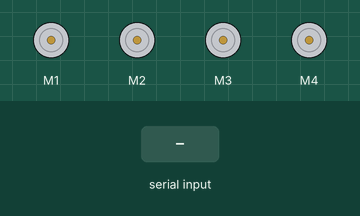
This sketch was run on a simulated Arduino Uno, built with avr-gcc and run on an emulated ATmega328P. On the bench: 4 × DC motor (green arrow = forward, orange = backward, longer = faster). Inputs (shaded band) come from the test bench.

Above: at 1.2 s.
1.3 s: "*Move forward#" received over Serial
At 2.7 s:
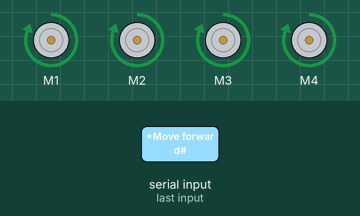
4.3 s: "*Move backward#" received over Serial
At 6.3 s:
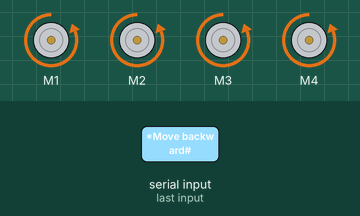
7.3 s: "*Turn left#" received over Serial
At 8.8 s:
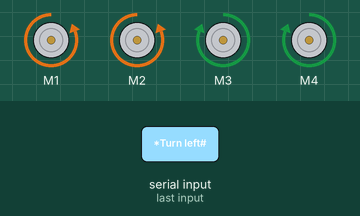
10.3 s: "*Turn right#" received over Serial
At 11.9 s:
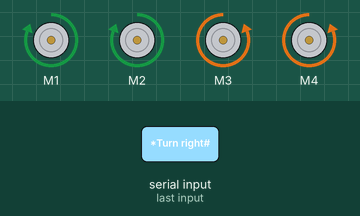
13.3 s: "*move forward#" received over Serial
At 16.2 s:
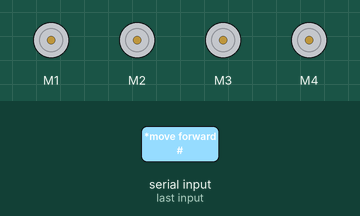
16.3 s: "*move backward#" received over Serial
At 17.8 s:
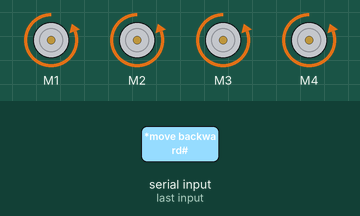
Timing chart, 0 to 20.3 s (numbered marks = the images above; inputs shaded):
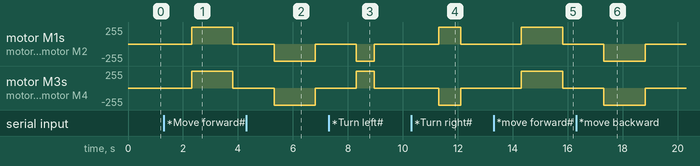

The sketch:

Voice_control_car.ino
```cpp
#include <AFMotor.h>

String command;
char encode[100];
int k=0, i=0;

AF_DCMotor motor1(1, MOTOR12_1KHZ);
AF_DCMotor motor2(2, MOTOR12_1KHZ);
AF_DCMotor motor3(3, MOTOR34_1KHZ);
AF_DCMotor motor4(4, MOTOR34_1KHZ);

void setup() {

  Serial.begin(9600);

}

void loop() {

  delay(10);
  while (Serial.available()) {
    command = "";
    command = Serial.readString();
    /*
     Có thể đưa ra mã nhị phân để kiểm tra xem có size bit nào không.
     */
    while(command[i]!='\0'){
      encode[k] = command[i];
      k++;
      i++;
    }

    /*
     hàm in ra mã nhị phân
     */
     //output(encode);
  }
  if (command == "*Move forward#" || command == "*move forward#") {
    forward();
  } else if (command == "*Move backward#" || command == "*move backward#") {
    backward();
  } else if (command == "*Turn left#" || command == "*turn left#") {
    left();
  } else if (command == "*Turn right#" || command == "*turn right#") {
    right();
  }
  command = "";
}
/*
 Hàm xuất ra mã nhị phân
 */
void output(char x[]){

  int i = 0;
  while(x[i]!='\0')
  {
    Serial.println(x[i],BIN);
    delay(1000);
    i++;
  }

}

void forward() {

  motor1.setSpeed(255);
  motor1.run(FORWARD);
  motor2.setSpeed(255);
  motor2.run(FORWARD);
  motor3.setSpeed(255);
  motor3.run(FORWARD);
  motor4.setSpeed(255);
  motor4.run(FORWARD);
  delay(1500);
  motor1.run(RELEASE);
  motor2.run(RELEASE);
  motor3.run(RELEASE);
  motor4.run(RELEASE);

}

void backward() {

  motor1.setSpeed(255);
  motor1.run(BACKWARD);
  motor2.setSpeed(255);
  motor2.run(BACKWARD);
  motor3.setSpeed(255);
  motor3.run(BACKWARD);
  motor4.setSpeed(255);
  motor4.run(BACKWARD);
  delay(1500);
  motor1.run(RELEASE);
  motor2.run(RELEASE);
  motor3.run(RELEASE);
  motor4.run(RELEASE);
}

void right() {

  motor1.setSpeed(255);
  motor1.run(FORWARD);
  motor2.setSpeed(255);
  motor2.run(FORWARD);
  motor3.setSpeed(255);
  motor3.run(BACKWARD);
  motor4.setSpeed(255);
  motor4.run(BACKWARD);
  delay(790);
  motor1.run(RELEASE);
  motor2.run(RELEASE);
  motor3.run(RELEASE);
  motor4.run(RELEASE);
}

void left() {

  motor1.setSpeed(255);
  motor1.run(BACKWARD);
  motor2.setSpeed(255);
  motor2.run(BACKWARD);
  motor3.setSpeed(255);
  motor3.run(FORWARD);
  motor4.setSpeed(255);
  motor4.run(FORWARD);
  delay(650);
  motor1.run(RELEASE);
  motor2.run(RELEASE);
  motor3.run(RELEASE);
  motor4.run(RELEASE);
}
```

Measured:
- after the input at 1.3 s, motor M1–4: stopped → forward 255/255 after 1.0 s, → stopped 1.5 s later
- after the input at 4.3 s, motor M1–4: stopped → backward 255/255 after 1.0 s, → stopped 1.5 s later
- after the input at 7.3 s, motor M1, motor M2: stopped → backward 255/255 after 1.0 s, → stopped 0.65 s later; motor M3, motor M4: stopped → forward 255/255 after 1.0 s, → stopped 0.65 s later
- after the input at 10.3 s, motor M1, motor M2: stopped → forward 255/255 after 1.0 s, → stopped 0.79 s later; motor M3, motor M4: stopped → backward 255/255 after 1.0 s, → stopped 0.79 s later
- after the input at 13.3 s, motor M1–4: stopped → forward 255/255 after 1.0 s, → stopped 1.5 s later
- after the input at 16.3 s, motor M1–4: stopped → backward 255/255 after 1.0 s, → stopped 1.5 s later
